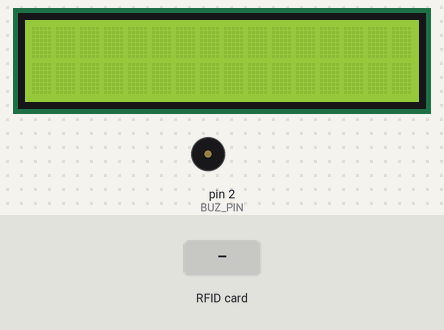
The sketch below on a simulated Arduino Uno, built with avr-gcc and run on an emulated ATmega328P. Parts: 16×2 character LCD, buzzer (waves = sounding). The test bench sets the inputs (shaded band). What the sketch prints to the serial monitor is not drawn.

Above: at 1.3 s.
1.4 s: RFID card 5E 7A 19 C4 held to the reader
At 1.5 s:
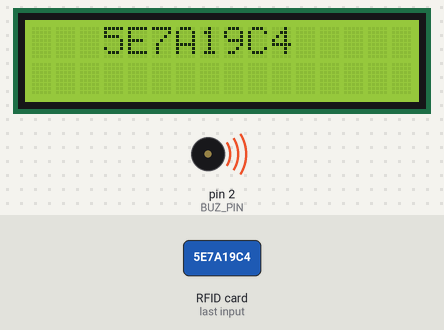
At 2.8 s:
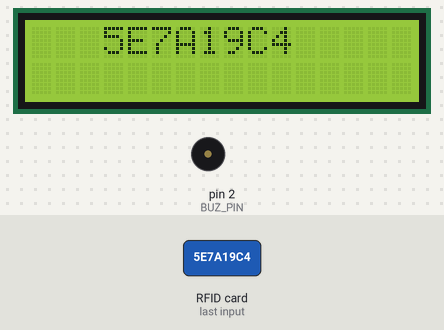
Timing chart, 0 to 4.4 s (numbered marks = the images above; inputs shaded):
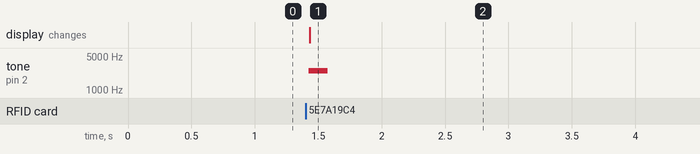

The sketch:

FinalProject.ino
```cpp
#include <LiquidCrystal_I2C.h>
#include <SPI.h>
#include <MFRC522.h>
#include <TimeLib.h>
#include "AccessControl.hpp"

#define START_TIMESTAMP 1764568300

// Piezo
#define BUZ_PIN 2
// LCD
LiquidCrystal_I2C lcd(0x27, 16, 2);
// MFRC
#define SS_PIN 10
#define RST_PIN 9

String tagID = "";
MFRC522 mfrc522(SS_PIN, RST_PIN); // Create MFRC522 instance

// Attendance listener (simplified)
void attendanceListener(const Log& log) {
    // Only process authorized swipes
    if (log.status != Status::AUTHORIZED) return;

    unsigned long now = log.timestamp;

    Attendance* session = attendanceRepo.find([&log](Attendance& a){
        return log.readerId == a.readerId;
    });
    if (!session) return;

    unsigned long entryGraceStart = session->timeStart - session->gracePeriod;

    if (now < entryGraceStart) return;

    AttendanceStatus status;
    if (now <= session->timeStart) {
        status = AttendanceStatus::ON_TIME;
    } else if (now <= session->timeEnd) {
        status = AttendanceStatus::LATE;
    } else {
        status = AttendanceStatus::ABSENT;
    }

    // Lookup user name
    User* user = usersRepo.find([&log](const User& u){ return strcmp(u.cardId, log.cardId) == 0; });
    const char* name = user ? user->firstName : "UNKNOWN";

    char timeStr[32];

    sprintf(timeStr, "%04d-%02d-%02d %02d:%02d:%02d",
            year(now),
            month(now),
            day(now),
            hour(now),
            minute(now),
            second(now)
    );

    // Single-line print for each swipe (logs)
    printf("[Attendance Event] %s | CardID: %s | ReaderID: %d | Time: %s | Status: %s | Attendance: LISTED\n",
           name,
           log.cardId,
           log.readerId,
           "timeStr",
           status == AttendanceStatus::ON_TIME ? "ON_TIME" :
           status == AttendanceStatus::LATE ? "LATE" : "ABSENT");
}

// Simple log printer
void onLog(const Log& log) {
    // Serial.println("[Log Event] CardID: %s, ReaderID: %d, Action: %s, Status: %s\n",
    //        log.cardId,
    //        log.readerId,
    //        log.action == Action::IN ? "IN" : "OUT",
    //        log.status == Status::AUTHORIZED ? "AUTHORIZED" :
    //        log.status == Status::UNAUTHORIZED ? "UNAUTHORIZED" :
    //        log.status == Status::EXPIRED ? "EXPIRED" : "ID_NOT_FOUND");

    Serial.print("[Log Event] CardID: ");
    Serial.print(log.cardId); // %s - prints the string/char array
    Serial.print(", ReaderID: ");
    Serial.print(log.readerId); // %d - prints the integer
    Serial.print(", Action: ");
    // Ternary operator for log.action
    Serial.print(log.action == Action::IN ? "IN" : "OUT"); // %s
    Serial.print(", Status: ");
    // Nested ternary operators for log.status
    Serial.print(log.status == Status::AUTHORIZED ? "AUTHORIZED" :
                (log.status == Status::UNAUTHORIZED ? "UNAUTHORIZED" :
                  (log.status == Status::EXPIRED ? "EXPIRED" : "ID_NOT_FOUND"))); // %s
    Serial.println(); // Prints the final newline character (\n)
}

void populateData() {
  usersRepo.add(User(1, "Computer Studies", START_TIMESTAMP + 3 * 60, "1D4784A", 12506346, "Andrei John", "Paleracio", "Sumilang", 0b1111));
  usersRepo.add(User(2, "Computer Studies", START_TIMESTAMP + 3 * 60, "2FD9EE7", 12537675, "Bernardo III", "Romero", "Mapolon", 0b0000));
  usersRepo.add(User(3, "Computer Studies", START_TIMESTAMP, "6FB9DC7", 12537616, "Zion", "Aemar", "Tagle", 0b1111));

  readersRepo.add(Reader(101, 201, "EKR"));
  readersRepo.add(Reader(102, 203, "UH"));
  readersRepo.add(Reader(103, 202, "MRR 101"));

  int readerId = 101;

  attendanceRepo.add(Attendance(301, 102, 60, START_TIMESTAMP, START_TIMESTAMP + 360));
}

void setup() {
  // put your setup code here, to run once:

  // Setup SPI & MFRC
  Serial.begin(115200);

  // Setup Buzzer
  pinMode(BUZ_PIN, OUTPUT);

  SPI.begin();
  mfrc522.PCD_Init();

  // Setup LCD
  lcd.init();
  lcd.backlight();

  setTime(1764568300);

  populateData();

  logBus.subscribe(onLog);
  logBus.subscribe(attendanceListener);
}

void loop() {
  // put your main code here, to run repeatedly:

  while(readID()) {
    char readCard[8];

    tagID.toCharArray(readCard, 8);

    readCard[7] = '\0';

    swipe_card(readCard, 101);

    tone(BUZ_PIN, 2500, 150);
    lcd.setCursor(3,0);
    lcd.print(tagID);
  }
}


//Read new tag if available
boolean readID()
{
  //Check if a new tag is detected or not. If not return.
  if ( ! mfrc522.PICC_IsNewCardPresent())
  {
    return false;
  }
  //Check if a new tag is readable or not. If not return.
  if ( ! mfrc522.PICC_ReadCardSerial())
  {
    return false;
  }
  tagID = "";
  // Read the 4 byte UID
  for ( uint8_t i = 0; i < 4; i++)
  {
    //readCard[i] = mfrc522.uid.uidByte[i];
    tagID.concat(String(mfrc522.uid.uidByte[i], HEX)); // Convert the UID to a single String
  }
  tagID.toUpperCase();
  mfrc522.PICC_HaltA(); // Stop reading

  return true;
}
```

AccessControl.hpp
```cpp
#ifndef ACCESS_CONTROL_HPP
#define ACCESS_CONTROL_HPP

#include <TimeLib.h>
#include "models.hpp"
#include "Repository.hpp"
#include "EventBus.hpp"
#include "PermissionUtility.hpp"

constexpr int MAX_USERS = 3;
constexpr int MAX_LOGS = 20;
constexpr int MAX_READERS = 3;
constexpr int MAX_ATTENDANCE = 3;

Repository<Attendance, MAX_ATTENDANCE> attendanceRepo;
Repository<User, MAX_USERS> usersRepo;
Repository<Log, MAX_LOGS> logsRepo;
Repository<Reader, MAX_READERS> readersRepo;

EventBus<Log, 5> logBus;

Action getNextAction(const char* cardId, int readerId) {
    for (int i = logsRepo.size() - 1; i >= 0; --i) {
        Log* l = logsRepo.get(i);
        if (!l) continue;
        if (strcmp(l->cardId, cardId) == 0 && l->readerId == readerId) {
            // Found the latest swipe at this reader
            return (l->action == Action::IN) ? Action::OUT : Action::IN;
        }
    }
    return Action::IN; // first swipe at this reader
}

// Custom swipe function for testing with manual timestamps
void swipe_card_at(const char* cardId, int readerId, unsigned long timestamp) {
    Reader* reader = readersRepo.find([readerId](const Reader& r){ return r.id == readerId; });
    if (!reader) return;

    User* user = usersRepo.find([cardId](const User& u){ return strcmp(u.cardId, cardId) == 0; });

    Log log;
    strncpy(log.cardId, cardId, sizeof(log.cardId));
    log.cardId[sizeof(log.cardId) - 1] = '\0';
    log.readerId = readerId;
    log.timestamp = timestamp;
    log.action = getNextAction(cardId, readerId);

    if (!user) {
        log.status = Status::ID_NOT_FOUND;
    } else if (timestamp > user->accessExpiry) {
        log.status = Status::EXPIRED;
    } else if (!PermissionUtility::hasPermission(user->permission, reader->id)) {
        log.status = Status::UNAUTHORIZED;
    } else {
        log.status = Status::AUTHORIZED;
    }

    logsRepo.add(log);
    logBus.publish(log);
}

void swipe_card(const char* cardId, int readerId) {
    Reader* reader = readersRepo.find([readerId](const Reader& r){ return r.id == readerId; });
    if (!reader) return;

    User* user = usersRepo.find([cardId](const User& u){
        return strcmp(u.cardId, cardId) == 0;
    });

    Log log;
    strncpy(log.cardId, cardId, sizeof(log.cardId));
    log.cardId[sizeof(log.cardId) - 1] = '\0';
    log.readerId = readerId;
    log.timestamp = now();
    log.action = getNextAction(cardId, readerId);

    if (!user) {
        log.status = Status::ID_NOT_FOUND;
    } else if (log.timestamp > user->accessExpiry) {
        log.status = Status::EXPIRED;
    } else if (!PermissionUtility::hasPermission(user->permission, reader->id)) {
        log.status = Status::UNAUTHORIZED;
    } else {
        log.status = Status::AUTHORIZED;
    }

    logsRepo.add(log);
    logBus.publish(log);
}

#endif
```

EventBus.hpp
```cpp
#ifndef EVENT_BUS_HPP
#define EVENT_BUS_HPP

template<typename EventData, int MAX_SUBSCRIBERS>
class EventBus {
public:
    typedef void (*Callback)(const EventData&);

    EventBus() : count(0) {}

    bool subscribe(Callback cb) {
        if (count >= MAX_SUBSCRIBERS) return false;
        subscribers[count++] = cb;
        return true;
    }

    void publish(const EventData& data) {
        for (int i = 0; i < count; i++) {
            if (subscribers[i]) subscribers[i](data);
        }
    }

private:
    Callback subscribers[MAX_SUBSCRIBERS];
    int count;
};

#endif
```

PermissionUtility.hpp
```cpp
#ifndef PERMISSION_UTILS_HPP
#define PERMISSION_UTILS_HPP

#include <stdint.h>

class PermissionUtility {
public:
    static bool hasPermission(uint8_t userPermission, uint8_t requiredPermission) {
        return (userPermission & requiredPermission) != 0;
    }

    static uint8_t grant(uint8_t userPermission, uint8_t permissionToAdd) {
        return userPermission | permissionToAdd;
    }

    static uint8_t revoke(uint8_t userPermission, uint8_t permissionToRemove) {
        return userPermission & (~permissionToRemove);
    }
};

#endif
```

Repository.hpp
```cpp
#ifndef REPOSITORY_HPP
#define REPOSITORY_HPP

template<typename T, int MAX_ITEMS>
class Repository {
public:
    Repository() : size_(0) {}

    bool add(const T& item) {
        if (size_ >= MAX_ITEMS) return false;
        data[size_++] = item;
        return true;
    }

    T* get(int index) {
        if (index < 0 || index >= size_) return nullptr;
        return &data[index];
    }

    template<typename Predicate>
    T* find(Predicate pred) {
        for (int i = 0; i < size_; ++i) {
            if (pred(data[i])) return &data[i];
        }
        return nullptr;
    }

    template<typename Predicate>
    bool update_if(Predicate pred, const T& newItem) {
        T* item = find(pred);
        if (item != nullptr) {
            *item = newItem;
            return true;
        }
        return false;
    }

    bool remove(int index) {
        if (index < 0 || index >= size_) return false;
        for (int i = index; i < size_ - 1; ++i)
            data[i] = data[i + 1];
        --size_;
        return true;
    }

    template<typename Predicate>
    bool remove_if(Predicate pred) {
        for (int i = 0; i < size_; ++i) {
            if (pred(data[i])) {
                remove(i);
                return true;
            }
        }
        return false;
    }

    int size() const { return size_; }

private:
    T data[MAX_ITEMS];
    int size_;
};

#endif
```

models.hpp
```cpp
#ifndef MODELS_HPP
#define MODELS_HPP

#include <string.h>
#include <stdint.h>

enum class Action : uint8_t {
    IN,
    OUT,
    UNKNOWN
};

enum class Status : uint8_t {
    AUTHORIZED,
    UNAUTHORIZED,
    ID_NOT_FOUND,
    EXPIRED
};

struct Location {
    int id;
    char buildingName[30];
    char roomName[15];

    Location(int id_ = 0, const char* buildingName_ = "", const char* roomName_ = "")
        : id(id_) {
        strncpy(buildingName, buildingName_, sizeof(buildingName));
        buildingName[sizeof(buildingName) - 1] = '\0';
        strncpy(roomName, roomName_, sizeof(roomName));
        roomName[sizeof(roomName) - 1] = '\0';
    }
};

struct User {
    int id;
    char college[25];
    unsigned long accessExpiry;
    int studentId;
    char cardId[8];
    char firstName[15];
    char middleName[10];
    char lastName[15];
    uint8_t permission;

    User(int id_ = 0, const char* college_ = "", unsigned long accessExpiry_ = 0,
         const char* cardId_ = "", int studentId_ = 0, const char* firstName_ = "",
         const char* middleName_ = "", const char* lastName_ = "", uint8_t permission_ = 0)
        : id(id_), accessExpiry(accessExpiry_), studentId(studentId_), permission(permission_) {
        strncpy(college, college_, sizeof(college));
        college[sizeof(college) - 1] = '\0';
        strncpy(cardId, cardId_, sizeof(cardId));
        cardId[sizeof(cardId) - 1] = '\0';
        strncpy(firstName, firstName_, sizeof(firstName));
        firstName[sizeof(firstName) - 1] = '\0';
        strncpy(middleName, middleName_, sizeof(middleName));
        middleName[sizeof(middleName) - 1] = '\0';
        strncpy(lastName, lastName_, sizeof(lastName));
        lastName[sizeof(lastName) - 1] = '\0';
    }
};

struct Reader {
    int id;
    int locationId;
    char name[20];

    Reader(int id_ = 0, int locationId_ = 0, const char* name_ = "")
        : id(id_), locationId(locationId_) {
        strncpy(name, name_, sizeof(name));
        name[sizeof(name) - 1] = '\0';
    }
};

struct Log {
    int id;
    char cardId[8];
    int readerId;
    unsigned long timestamp;
    Action action;
    Status status;

    Log(int id_ = 0, const char* cardId_ = "", int readerId_ = 0, unsigned long timestamp_ = 0,
        Action action_ = Action::UNKNOWN, Status status_ = Status::UNAUTHORIZED)
        : id(id_), readerId(readerId_), timestamp(timestamp_),
          action(action_), status(status_) {
        strncpy(cardId, cardId_, sizeof(cardId));
        cardId[sizeof(cardId) - 1] = '\0';
    }
};

enum class AttendanceStatus : uint8_t {
    ON_TIME,
    LATE,
    ABSENT
};

struct Attendance {
    int id;
    int readerId;
    unsigned long gracePeriod;
    unsigned long timeStart;
    unsigned long timeEnd;
    const char* attendees[20];
    int attendeeCount;

    Attendance(int id_ = 0, int readerId_ = 0, unsigned long grace_ = 0,
            unsigned long start = 0, unsigned long end = 0)
        : id(id_), readerId(readerId_), gracePeriod(grace_),
        timeStart(start), timeEnd(end), attendeeCount(0) {
        for (int i = 0; i < 20; ++i) {
            attendees[i] = nullptr;
        }
}
};

#endif
```

Measured:
- after the input at 1.4 s, tone on pin 2 (BUZ_PIN): silent → 2500 Hz at once, → silent 0.15 s later; the display: changes at once (image 1)
